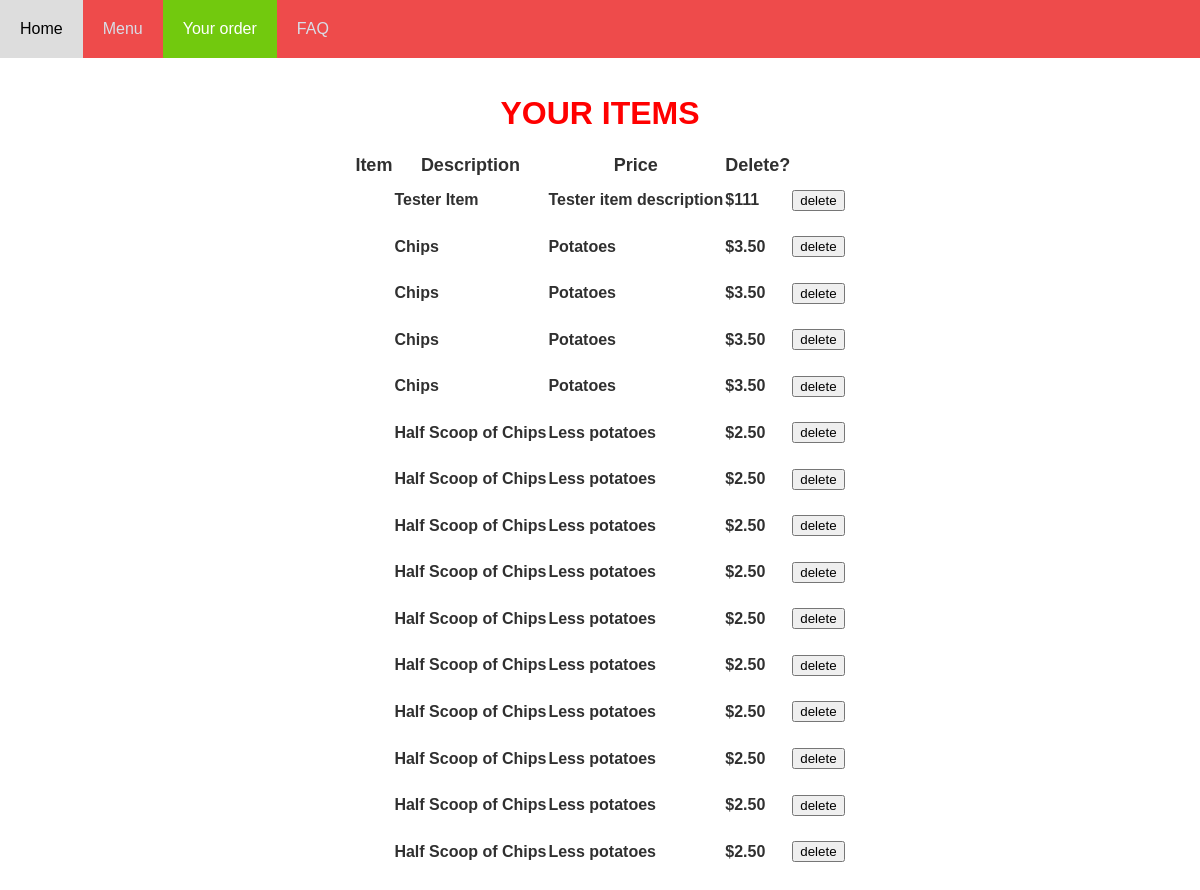
The page /orders on the database as committed earlier.
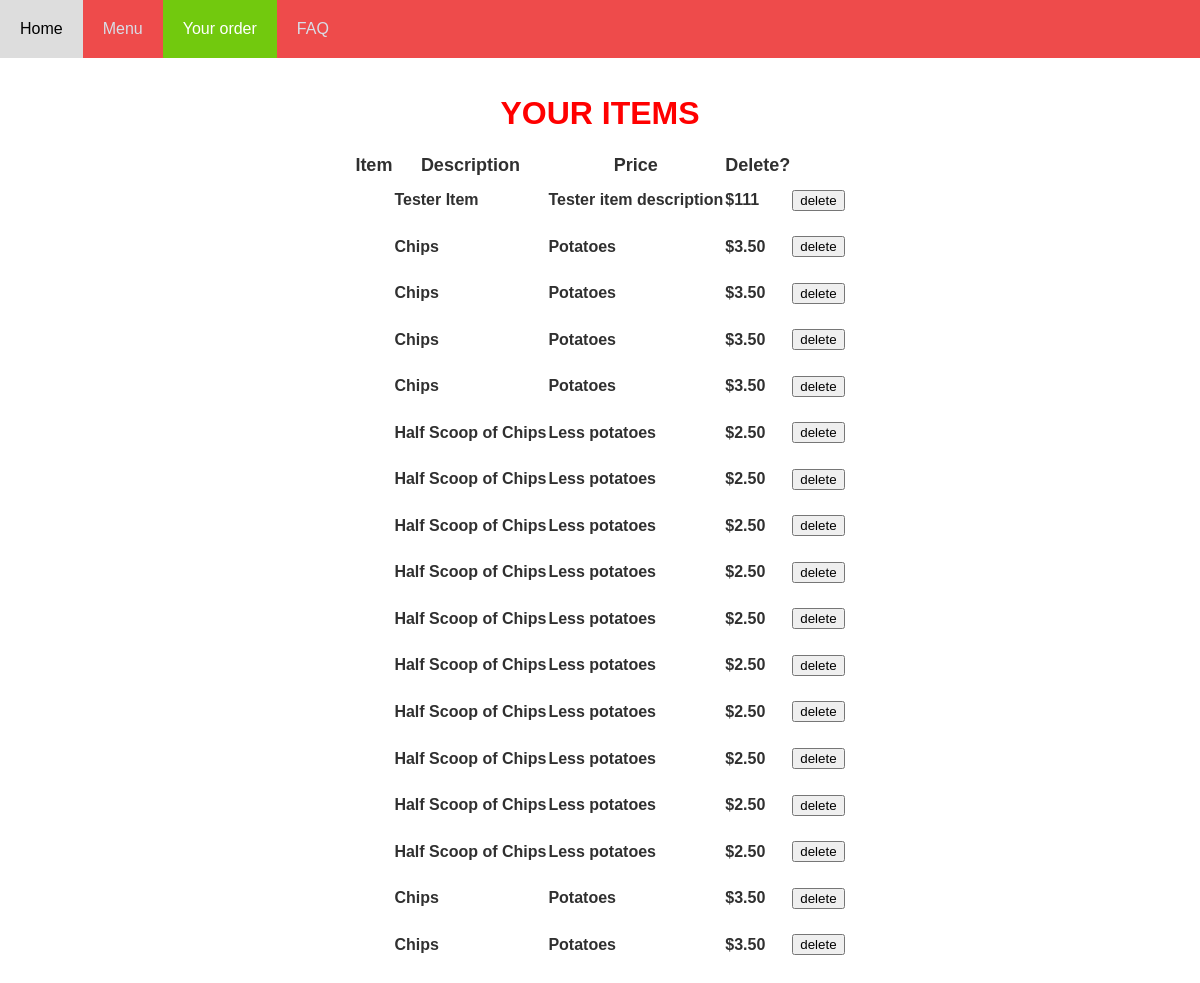
The same page on the database as committed later.
### tables this page shows
CREATE TABLE order_item (item_id INTEGER REFERENCES item (id), id INTEGER PRIMARY KEY);

CREATE TABLE item (id INTEGER PRIMARY KEY, name STRING, description STRING, price DECIMAL, type STRING (100));

### main.py (the view)
@app.route("/orders")
def orders():
    cursor = get_db().cursor()
    sql = "SELECT item.id, name, description, price, order_item.id FROM item INNER JOIN order_item ON item.id = order_item.item_id"
    cursor.execute(sql)
    results = cursor.fetchall()
    return render_template("order.html", results=results,)

### main.py (called while the page is built)
def get_db():
    db = getattr(g, '_database', None)
    if db is None:
        db = g._database = sqlite3.connect(DATABASE)
    return db

@app.teardown_appcontext
def close_connection(exception):
    db = getattr(g, '_database', None)
    if db is not None:
        db.close()

### templates/order.html (shortened to what this page needs)
<!DOCTYPE html>
<html lang="en">
<head>
</head>
<body>
<link rel="stylesheet" href={{url_for('static',filename='stickymenu.css')}}>
  <div id="navbar">
      <a href="http://127.0.0.1:5000/home">Home</a>
      <a href="http://127.0.0.1:5000/menu">Menu</a>
      <a class = "active" href="http://127.0.0.1:5000/orders">Your order</a>
      <a href="http://127.0.0.1:5000/faq">FAQ</a>
    </div>
  <div class="content">
  <h1>YOUR ITEMS</h1>
  <table class="center table-styling">
      <tr>
        <th>Item</th>
        <th>Description</th>
        <th>Price</th>
        <th>Delete?</th>
      </tr>
  {% for item in results %}
<tr class ="hover table-styling">
    <td><h2></h2></td>
    <td><h2>{{ item [1] }}</h2></td>
    <td><h2>{{ item [2] }}</h2></td>
    <td><h2>{{ item [3] }}</h2></td>
    <td>
      <form action="/delete" method="post">
        <input type="submit" value="delete">
      </form>
    </td>
</tr>
  {% endfor %}
  </table>
  </div>
</body>
</html>

### static/stickymenu.css (style rules this page uses)
* { font-family: sans-serif; }
#navbar { overflow: hidden; background-color: rgb(238, 75, 75); }
#navbar a { float: left; display: block; color: #d8dee7; text-align: center; padding: 20px; text-decoration: none; font-family: Arial, Helvetica, sans-serif; }
html,body { padding:0; margin:0; }
body { margin: 0; }
.content { padding: 16px; }
#navbar a.active { background-color: #72c90e; color: white; }
h1 { color: red; text-align: center; font-family: Arial, Helvetica, sans-serif; }
h2 { color: rgb(48, 48, 48); font-family: Arial, Helvetica, sans-serif; font-size: medium; text-align: left; }
table.center { margin-left: auto; margin-right: auto; }
th { color: rgb(48, 48, 48); font-family: Arial, Helvetica, sans-serif; font-size: large; text-align: center; }
.table-styling { border-collapse: collapse; }

Rows that differ between the two databases and show on the page:
added order_item: name "Chips", description "Potatoes", price "$3.50"
added order_item: name "Chips", description "Potatoes", price "$3.50"
